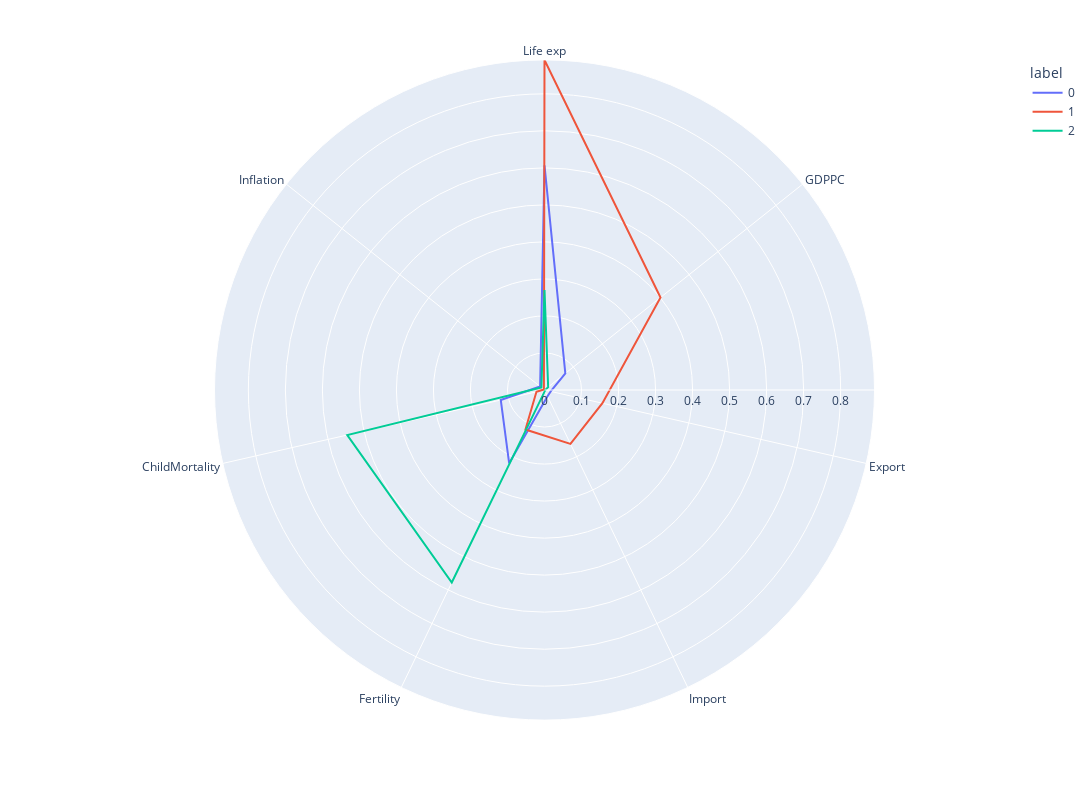
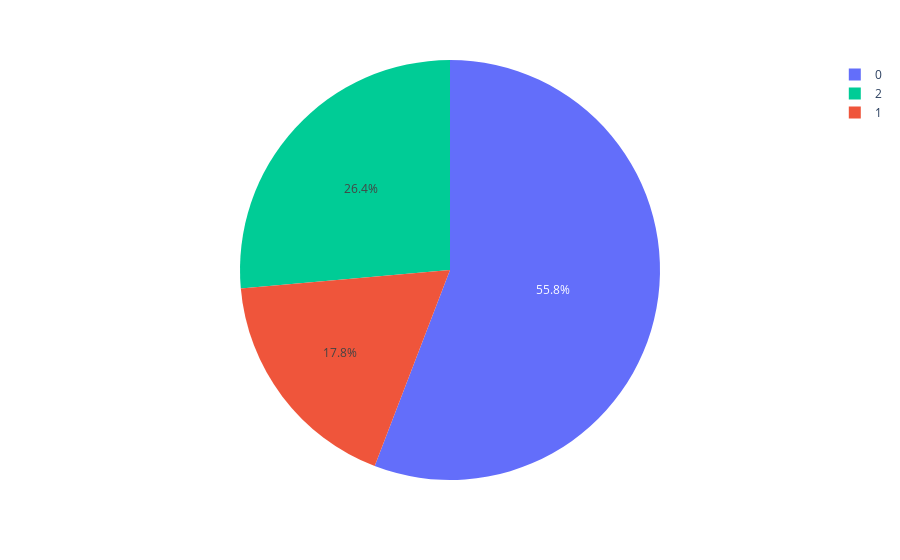

Notebook cell for these charts, in order:
### Code cell
#visualize (polar)
kmeans = KMeans(n_clusters = 3, init = 'k-means++', n_init=10)
kmeans.fit(df)
df['label']=kmeans.labels_
polar=df.groupby("label").mean().reset_index()
polar=pd.melt(polar,id_vars=["label"])
fig4 = px.line_polar(polar, r="value", theta="variable", color="label", line_close=True,height=800,width=1400)
fig4.show()

pie=df.groupby('label').size().reset_index()
pie.columns=['label','value']
fig2=px.pie(pie,values='value',names='label',color=['blue','red','green'])
fig2.show()

### Figure 1 — Plotly figure (JSON) as saved in the notebook; plotly's stock layout.template omitted (floating-point values rounded to 4 significant figures)
{"data": [{"hovertemplate": "label=0<br>value=%{r}<br>variable=%{theta}<extra></extra>", "legendgroup": "0", "line": {"color": "#636efa", "dash": "solid"}, "marker": {"symbol": "circle"}, "mode": "lines", "name": "0", "r": [0.6069, 0.07193, 0.01716, 0.01872, 0.22, 0.1212, 0.01516, 0.6069], "showlegend": true, "subplot": "polar", "theta": ["Life exp", "GDPPC", "Export", "Import", "Fertility", "ChildMortality", "Inflation", "Life exp"], "type": "scatterpolar"}, {"hovertemplate": "label=1<br>value=%{r}<br>variable=%{theta}<extra></extra>", "legendgroup": "1", "line": {"color": "#EF553B", "dash": "solid"}, "marker": {"symbol": "circle"}, "mode": "lines", "name": "1", "r": [0.8914, 0.4008, 0.1605, 0.1616, 0.1186, 0.0223, 0.002012, 0.8914], "showlegend": true, "subplot": "polar", "theta": ["Life exp", "GDPPC", "Export", "Import", "Fertility", "ChildMortality", "Inflation", "Life exp"], "type": "scatterpolar"}, {"hovertemplate": "label=2<br>value=%{r}<br>variable=%{theta}<extra></extra>", "legendgroup": "2", "line": {"color": "#00cc96", "dash": "solid"}, "marker": {"symbol": "circle"}, "mode": "lines", "name": "2", "r": [0.2701, 0.01266, 0.001942, 0.00253, 0.5772, 0.5465, 0.01065, 0.2701], "showlegend": true, "subplot": "polar", "theta": ["Life exp", "GDPPC", "Export", "Import", "Fertility", "ChildMortality", "Inflation", "Life exp"], "type": "scatterpolar"}], "layout": {"height": 800, "legend": {"title": {"text": "label"}, "tracegroupgap": 0}, "margin": {"t": 60}, "polar": {"angularaxis": {"direction": "clockwise", "rotation": 90}, "domain": {"x": [0, 1], "y": [0, 1]}}, "width": 1400}}

### Figure 2 — Plotly figure (JSON) as saved in the notebook; plotly's stock layout.template omitted (floating-point values rounded to 4 significant figures)
{"data": [{"customdata": [["blue"], ["red"], ["green"]], "domain": {"x": [0, 1], "y": [0, 1]}, "hovertemplate": "label=%{label}<br>value=%{value}<br>color=%{customdata[0]}<extra></extra>", "labels": [0, 1, 2], "legendgroup": "", "marker": {"colors": ["#636efa", "#EF553B", "#00cc96"]}, "name": "", "showlegend": true, "type": "pie", "values": [110, 35, 52]}], "layout": {"legend": {"tracegroupgap": 0}, "margin": {"t": 60}}}
